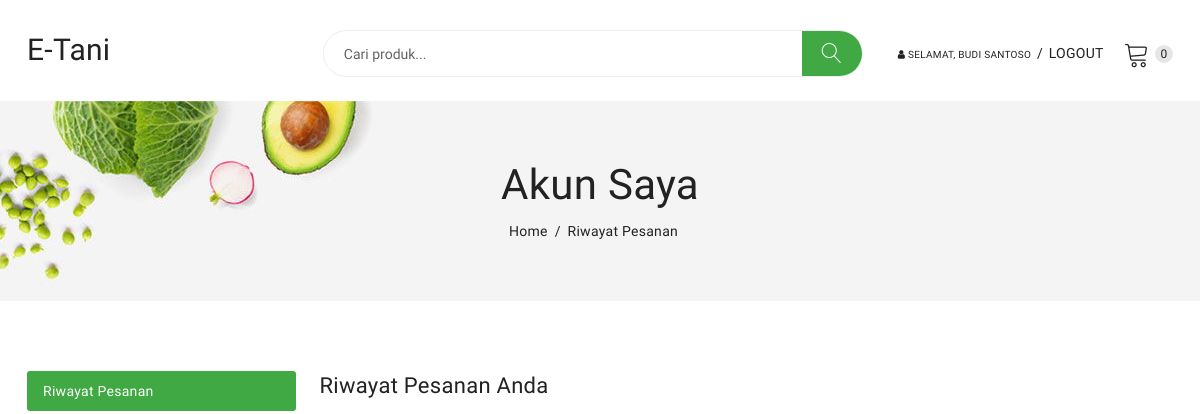
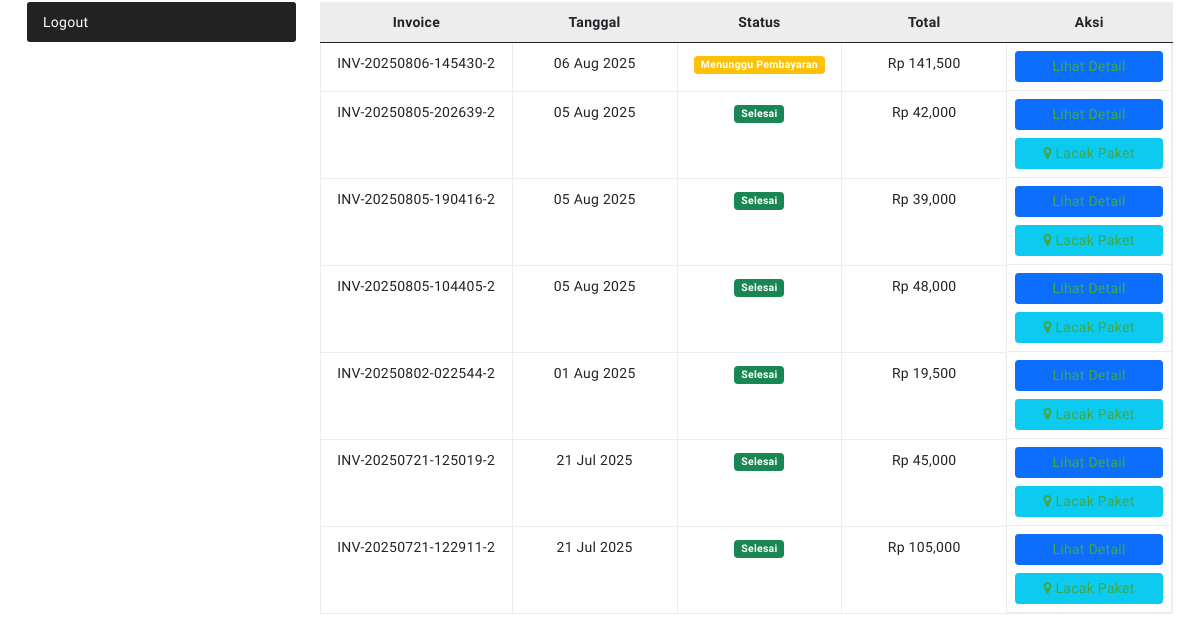
The app's page /akun.php (signed in), older data (2 pictures, top to bottom).
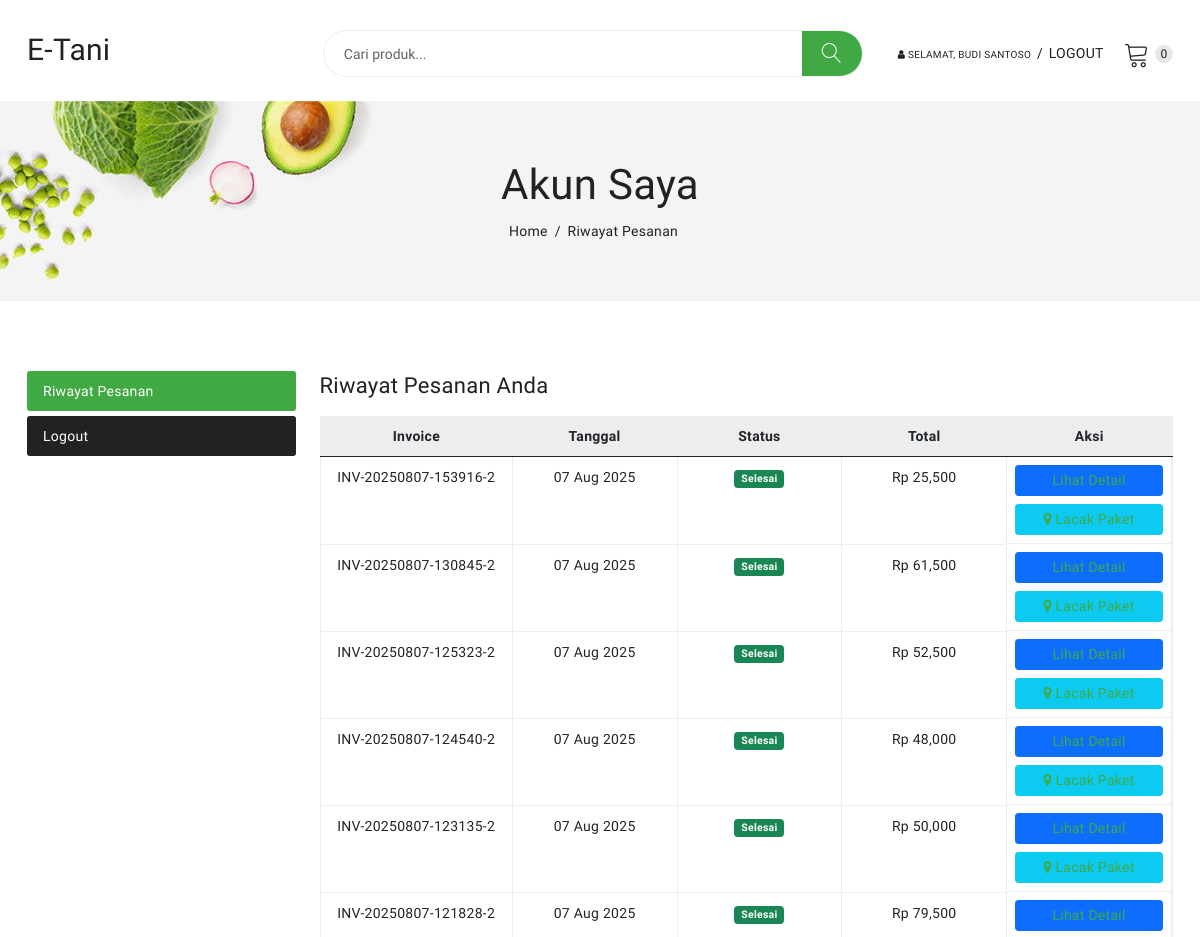
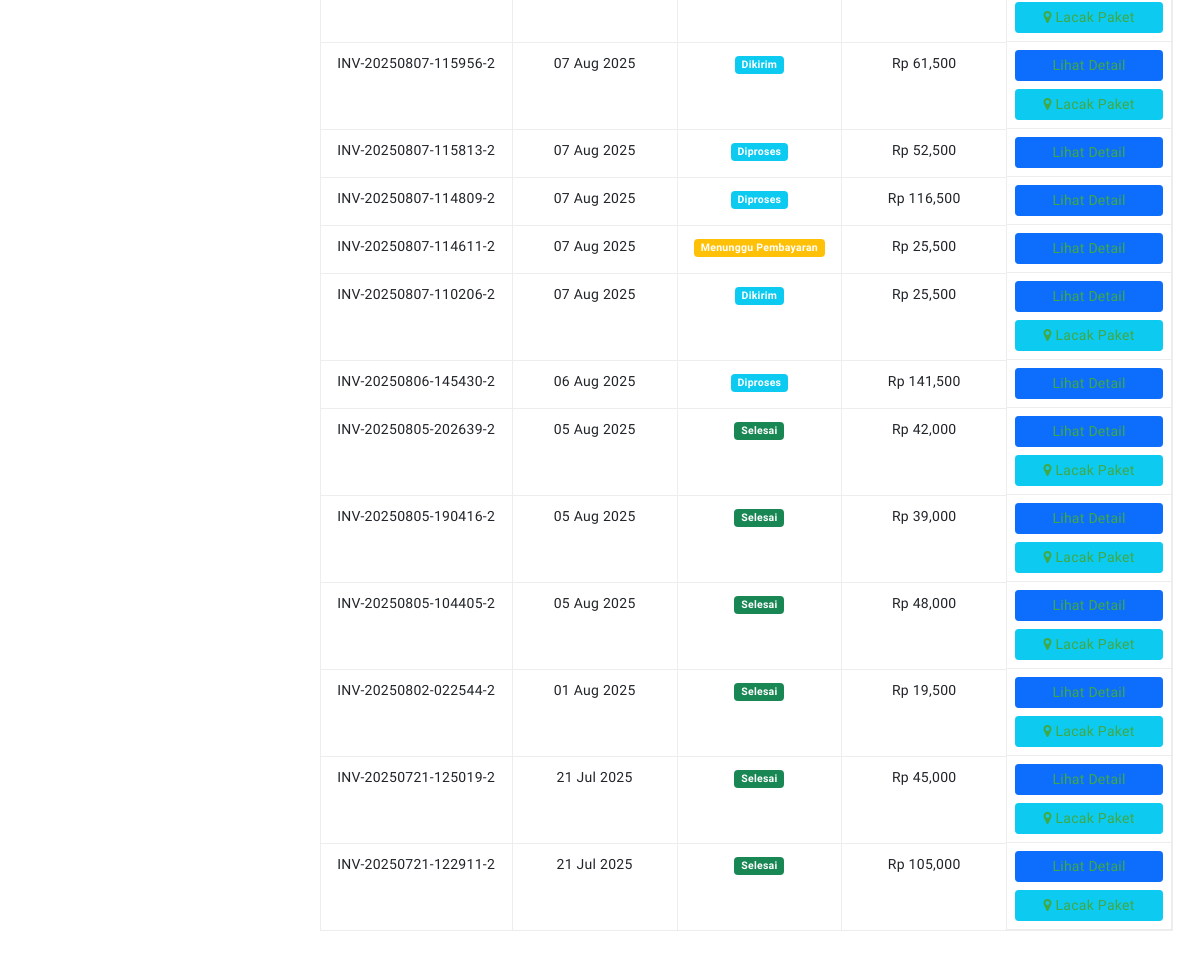
The same page, newer data (2 pictures, top to bottom).
### tables this page shows
CREATE TABLE `pesanan` (
  `id_pesanan` int(11) NOT NULL,
  `kode_invoice` varchar(50) NOT NULL,
  `id_pembeli` int(11) NOT NULL,
  `id_kurir` int(11) DEFAULT NULL,
  `alamat_pengiriman` text NOT NULL,
  `total_bayar` decimal(12,0) NOT NULL,
  `ongkir` decimal(10,0) NOT NULL,
  `tgl_pesan` timestamp NOT NULL DEFAULT current_timestamp(),
  `status_pesanan` enum('Menunggu Pembayaran','Menunggu Verifikasi','Diproses','Dikirim','Selesai','Dibatalkan') NOT NULL DEFAULT 'Menunggu Pembayaran',
  `metode_pembayaran` varchar(50) DEFAULT NULL,
  `bukti_bayar` varchar(255) DEFAULT NULL,
  `tgl_bayar` datetime DEFAULT NULL,
  `bukti_sampai` varchar(255) DEFAULT NULL,
  `biaya_admin` int(11) NOT NULL COMMENT 'Biaya admin layanan untuk penyedia layanan'
);

### akun.php (the view, shortened to what this page needs)
<?php
include 'header.php';
$id_pembeli = $_SESSION['pembeli_id'];
$query_pesanan = $con->query("SELECT * FROM pesanan WHERE id_pembeli = '$id_pembeli' ORDER BY tgl_pesan DESC");
?>
    <div class="breadcrumbs_area">
        <div class="container">
            <div class="row">
                <div class="col-12">
                    <div class="breadcrumb_content">
                        <h3>Akun Saya</h3>
                        <ul>
                            <li><a href="index.php">Home</a></li>
                            <li>Riwayat Pesanan</li>
                        </ul>
                    </div>
                </div>
            </div>
        </div>
    </div>
    <section class="main_content_area">
        <div class="container">
            <div class="account_dashboard_area">
                <div class="row">
                    <div class="col-sm-12 col-md-3 col-lg-3">
                        <div class="dashboard_tab_button">
                            <ul role="tablist" class="nav flex-column dashboard-list">
                                <li><a href="#orders" data-bs-toggle="tab" class="nav-link active">Riwayat Pesanan</a></li>
                                <li><a href="logout.php" class="nav-link">Logout</a></li>
                            </ul>
                        </div>
                    </div>
                    <div class="col-sm-12 col-md-9 col-lg-9">
                        <div class="tab-content dashboard_content">
                            <div class="tab-pane fade show active" id="orders" >
                                <h3>Riwayat Pesanan Anda</h3>
                                <div class="table-responsive">
                                    <table class="table">
                                        <thead>
                                            <tr>
                                                <th>Invoice</th>
                                                <th>Tanggal</th>
                                                <th>Status</th>
                                                <th>Total</th>
                                                <th>Aksi</th>
                                            </tr>
                                        </thead>
                                        <tbody>
                                            <?php if ($query_pesanan->num_rows > 0): ?>
                                                <?php while ($pesanan = $query_pesanan->fetch_assoc()):
                                                    $status = $pesanan['status_pesanan'];
                                                    if ($status == 'Menunggu Pembayaran' || $status == 'Menunggu Verifikasi') {
                                                        $badge_color = 'bg-warning';
                                                    } elseif ($status == 'Diproses' || $status == 'Dikirim') {
                                                        $badge_color = 'bg-info';
                                                    } elseif ($status == 'Selesai') {
                                                        $badge_color = 'bg-success';
                                                    } else {
                                                        $badge_color = 'bg-danger';
                                                    }
                                                ?>
                                                <tr>
                                                    <td><?= $pesanan['kode_invoice']; ?></td>
                                                    <td><?= date("d M Y", strtotime($pesanan['tgl_pesan'])); ?></td>
                                                    <td><span class="badge <?= $badge_color; ?>"><?= $status; ?></span></td>
                                                    <td>Rp <?= number_format($pesanan['total_bayar']); ?></td>
                                                    <td class="d-flex flex-column gap-2">
                                                        <a href="detail_pesanan_pembeli.php?invoice=<?= $pesanan['kode_invoice']; ?>" class="btn btn-primary btn-sm">Lihat Detail</a>
                                                        <?php
                                                        if ($pesanan['status_pesanan'] == 'Dikirim' || $pesanan['status_pesanan'] == 'Selesai') :
                                                        ?>
                                                            <a href="lacak_pesanan.php?invoice=<?= $pesanan['kode_invoice']; ?>" class="btn btn-info btn-sm">
                                                                <i class="fa fa-map-marker"></i> Lacak Paket
                                                            </a>
                                                        <?php endif; ?>
                                                    </td>
                                                </tr>
                                                <?php endwhile; ?>
                                            <?php else: ?>
                                                <tr>
                                                    <td colspan="5" class="text-center">Anda belum memiliki riwayat pesanan.</td>
                                                </tr>
                                            <?php endif; ?>
                                        </tbody>
                                    </table>
                                </div>
                            </div>
                        </div>
                    </div>
                </div>
            </div>
        </div>
    </section>
<?php
include 'footer.php';
?>

### header.php (shortened to what this page needs)
<!doctype html>
<html class="no-js" lang="en">
<head>
    <link rel="stylesheet" href="assets/css/bootstrap.min.css">
    <link rel="stylesheet" href="assets/css/owl.carousel.min.css">
    <link rel="stylesheet" href="assets/css/slick.css">
    <link rel="stylesheet" href="assets/css/magnific-popup.css">
    <link rel="stylesheet" href="assets/css/font.awesome.css">
    <link rel="stylesheet" href="assets/css/ionicons.min.css">
    <link rel="stylesheet" href="assets/css/linearicons.css">
    <link rel="stylesheet" href="assets/css/animate.css">
    <link rel="stylesheet" href="assets/css/jquery-ui.min.css">
    <link rel="stylesheet" href="assets/css/slinky.menu.css">
    <link rel="stylesheet" href="assets/css/plugins.css">
    <link rel="stylesheet" href="assets/css/style.css">
    <link rel="stylesheet" href="https://unpkg.com/leaflet@1.9.4/dist/leaflet.css" />
</head>
<body>
   <header>
        <div class="main_header">
            <div class="header_middle">
                <div class="container">
                    <div class="row align-items-center">
                        <div class="col-lg-2 col-md-3 col-sm-3 col-3">
                            <div class="logo">
                                <a href="index.php"><h3>E-Tani</h3></a>
                            </div>
                        </div>
                        <div class="col-lg-10 col-md-6 col-sm-7 col-8">
                            <div class="header_right_info">
                                <div class="search_container mobail_s_none">
                                   <form action="index.php" method="get">
                                        <div class="search_box">
                                            <input name="q" placeholder="Cari produk..." type="text" value="<?= htmlspecialchars($_GET['q'] ?? '') ?>">
                                             <button type="submit"><span class="lnr lnr-magnifier"></span></button>
                                        </div>
                                    </form>
                                </div>
                                <div class="header_account_area">
                                    <div class="header_account_list register">
                                        <?php if (isset($_SESSION['pembeli_id'])) : ?>
                                            <ul>
                                                <li style="font-size: 10px;">
                                                    <a href="akun.php">
                                                        <i class="fa fa-user"></i>
                                                        Selamat, <?= htmlspecialchars($_SESSION['pembeli_nama']); ?>
                                                    </a>
                                                </li>
                                                <li><span>/</span></li>
                                                <li><a href="logout.php">Logout</a></li>
                                            </ul>
                                        <?php endif; ?>
                                    </div>
                                    <div class="header_account_list  mini_cart_wrapper">
                                        <a href="keranjang.php"><span class="lnr lnr-cart"></span><span class="item_count">0</span></a>
                                    </div>
                                </div>
                            </div>
                        </div>
                    </div>
                </div>
            </div>
        </div>
    </header>

### footer.php (shortened to what this page needs)
</body>
</html>

Row changes from the older to the newer data that the page shows:
added pesanan: kode_invoice "INV-20250807-153916-2", tgl_pesan "07 Aug 2025", status_pesanan "Selesai", total_bayar "25,500"
added pesanan: kode_invoice "INV-20250807-130845-2", tgl_pesan "07 Aug 2025", status_pesanan "Selesai", total_bayar "61,500"
added pesanan: kode_invoice "INV-20250807-125323-2", tgl_pesan "07 Aug 2025", status_pesanan "Selesai", total_bayar "52,500"
added pesanan: kode_invoice "INV-20250807-124540-2", tgl_pesan "07 Aug 2025", status_pesanan "Selesai", total_bayar "48,000"
added pesanan: kode_invoice "INV-20250807-123135-2", tgl_pesan "07 Aug 2025", status_pesanan "Selesai", total_bayar "50,000"
added pesanan: kode_invoice "INV-20250807-121828-2", tgl_pesan "07 Aug 2025", status_pesanan "Selesai", total_bayar "79,500"
added pesanan: kode_invoice "INV-20250807-115956-2", tgl_pesan "07 Aug 2025", status_pesanan "Dikirim", total_bayar "61,500"
added pesanan: kode_invoice "INV-20250807-115813-2", tgl_pesan "07 Aug 2025", status_pesanan "Diproses", total_bayar "52,500"
added pesanan: kode_invoice "INV-20250807-114809-2", tgl_pesan "07 Aug 2025", status_pesanan "Diproses", total_bayar "116,500"
added pesanan: kode_invoice "INV-20250807-114611-2", tgl_pesan "07 Aug 2025", status_pesanan "Menunggu Pembayaran", total_bayar "25,500"
added pesanan: kode_invoice "INV-20250807-110206-2", tgl_pesan "07 Aug 2025", status_pesanan "Dikirim", total_bayar "25,500"
changed pesanan "INV-20250806-145430-2": status_pesanan "Menunggu Pembayaran" → "Diproses"
